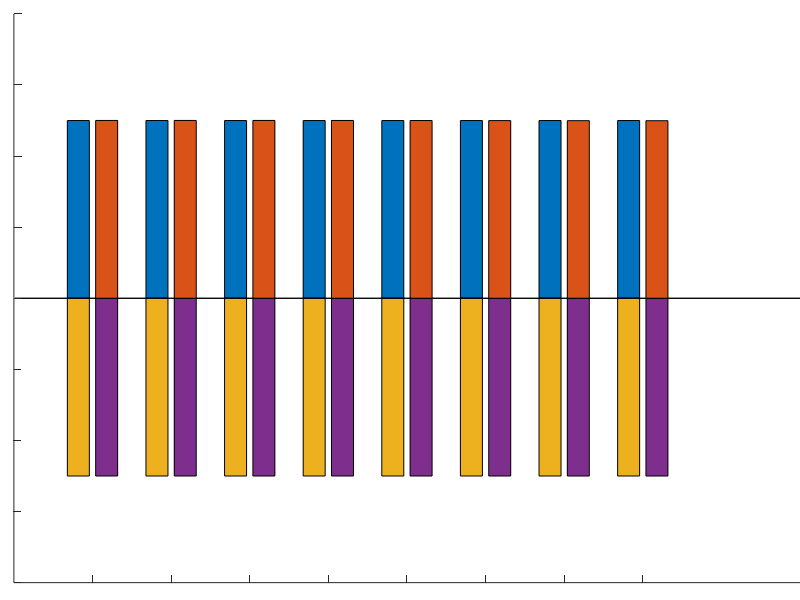

Write the MATLAB code that produced this figure.
clc;clear all;close all;
load('spr_real.mat');
load('spr_imag.mat');
figure;
h=bar(spr_real);
hold on
h=bar(spr_imag);

set(gca,'XTickLabel',[],'YTickLabel',[]);
axis normal;
box off
set(gca, 'LooseInset', [0,0,0,0]);
% legend
% saveas(gca,strcat('ComplexUniform8bit.png'));
